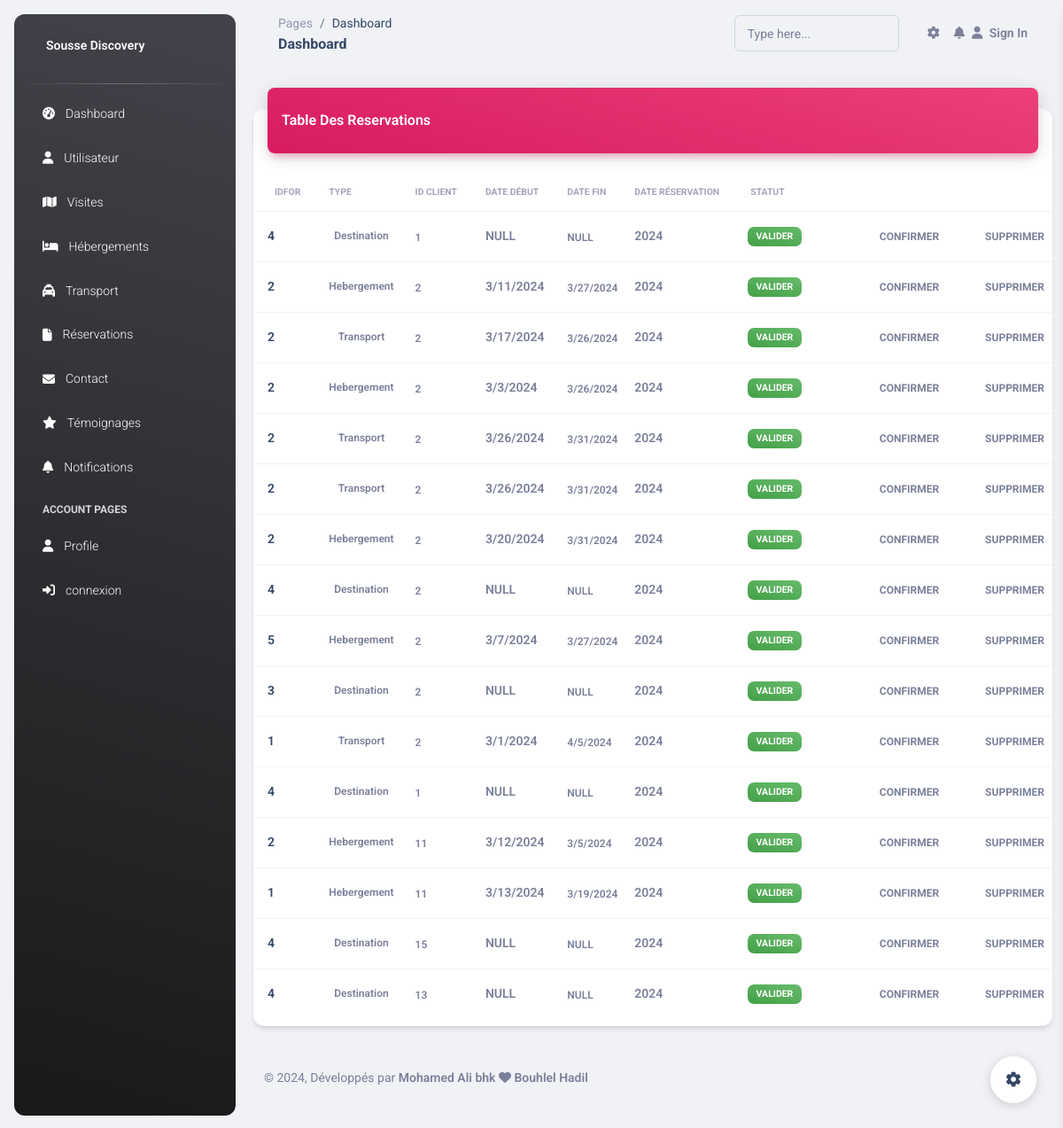
Screenshot of /connexion/reservation.php (signed in) with the database file from the repository.
### tables this page shows
CREATE TABLE IF NOT EXISTS `reservation` (
  `id` int NOT NULL AUTO_INCREMENT,
  `idfor` int NOT NULL,
  `type` varchar(100) NOT NULL,
  `idClient` int NOT NULL,
  `dateD` varchar(50) NOT NULL,
  `dateF` varchar(50) NOT NULL,
  `dateReservation` varchar(50) NOT NULL,
  `etat` int NOT NULL,
  PRIMARY KEY (`id`)
);

### connexion/database.php (called while the page is built, shortened)
<?php
class database
{
    private $link;
    public function __construct()
    {
        global $link;
        if (is_null($link)) {
            $server = 'localhost';
            $login = 'root';
            $password = '';
            $database = 'sousse_discovery';
            try {
                $this->link = new mysqli($server, $login, $password, $database);
                $this->link->set_charset("utf8");
            } catch (mysqli_sql_exception $e) {
                echo 'Problem de connexion--> ' . $e;
            }
        }
    }
    public function getConnectionDB()
    {
        return $this->link;
    }
}
?>

### connexion/connexion.php (called while the page is built, shortened)
<?php
require_once("database.php");
require_once("reservationfct.php");
$database = new database();
$reservationfct= new reservationfct($database->getConnectionDB());
?>

### connexion/reservationfct.php (called while the page is built, shortened)
<?php
class reservationfct
{
    private $db;
    public function __construct($db)
    {
        $this->db = $db;
    }
    public function read()
    {
        $table = array();
        $query = mysqli_query($this->db, "SELECT * FROM `reservation`");
        while ($result = mysqli_fetch_array($query)) {
            $table[] = $result;
        }
        return $table;
    }
}
?>

### connexion/reservation.php (the view, shortened to what this page needs)
<?php require_once('head.php'); ?>
<body class="g-sidenav-show  bg-gray-200">
<?php require_once('navbarr.php'); ?>
    <div class="container-fluid py-4">
      <div class="row">
        <div class="col-12">
          <div class="card my-4">
            <div class="card-header p-0 position-relative mt-n4 mx-3 z-index-2">
              <div class="bg-gradient-primary shadow-primary border-radius-lg pt-4 pb-3">
                <h6 class="text-white text-capitalize ps-3">Table Des reservations </h6>
              </div>
            </div>
            <div class="card-body px-0 pb-2">
              <div class="table-responsive p-0">
                <table class="table align-items-center justify-content-center mb-0">
                  <thead>
                    <tr>
                      <th class="text-uppercase text-secondary text-xxs font-weight-bolder opacity-7">idfor</th>
                      <th class="text-uppercase text-secondary text-xxs font-weight-bolder opacity-7 ps-2">Type</th>
                      <th class="text-uppercase text-secondary text-xxs font-weight-bolder opacity-7 ps-2">id client</th>
                      <th class="text-uppercase text-secondary text-xxs font-weight-bolder text-center opacity-7 ps-2">Date Début</th>
                      <th class="text-uppercase text-secondary text-xxs font-weight-bolder opacity-7 ps-2">Date Fin</th>
                      <th class="text-uppercase text-secondary text-xxs font-weight-bolder text-center opacity-7 ps-2">Date Réservation</th>
                      <th class="text-uppercase text-secondary text-xxs font-weight-bolder text-center opacity-7 ps-2">statut</th>
                      <th></th>
                    </tr>
                  </thead>
                  <tbody>
                  <?php
                        $all = $reservationfct->read();
                        foreach ($all as $i => $item):
                  ?>
                    <tr>
                      <td>
                        <div class="d-flex px-2">
                          <div class="my-auto">
                            <h6 class="mb-0 text-sm"><?= $item["idfor"]; ?></h6>
                          </div>
                        </div>
                      </td>
                      <td class="align-middle text-center">
                        <div class="d-flex align-items-center justify-content-center">
                          <span class="me-2 text-xs font-weight-bold"><?= $item["type"]; ?></span>
                        </div>
                      </td>
                      <td>
                        <span class="text-xs font-weight-bold"><?= $item["idClient"]; ?></span>
                      </td>
                      <td>
                        <p class="text-sm font-weight-bold mb-0"><?= $item["dateD"]; ?></p>
                      </td>
                      <td>
                        <span class="text-xs font-weight-bold"><?= $item["dateF"]; ?></span>
                      </td>
                      <td>
                        <p class="text-sm font-weight-bold mb-0"><?= $item["dateReservation"]; ?></p>
                      </td>
                      <td class="align-middle text-center text-sm">
                        <?php if ($item["etat"] == 0) : ?>
                          <span class="badge badge-sm bg-gradient-danger">invalider</span>
                        <?php else : ?>
                          <span class="badge badge-sm bg-gradient-success">valider</span>
                        <?php endif; ?>
                      </td>
                      <td class="align-middle">
                      <button class="btn btn-link text-secondary mb-0">
                      <button type="button" class="btn btn-link text-secondary mb-0"
                                            data-bs-toggle="modal" data-bs-target="#update<?= $item["id"]; ?>">
                          confirmer
                        </button>
                        <button type="button" class="btn btn-link text-secondary mb-0" data-bs-toggle="modal" data-bs-target="#delete<?= $item["id"]; ?>">
                          supprimer
                        </button>
                      </td>
                    </tr>
                    <?php endforeach; ?>
                  </tbody>
                </table>
              </div>
            </div>
          </div>
        </div>
      </div>
      <?php require_once('footerd.php'); ?>
    </div>
  </main>
  <?php require_once('sidebar.php');
  require_once('script.php'); ?>
</body>
</html>

### rows the page displays
reservation: idfor "4", type "Destination", idClient "1", dateD "NULL", dateF "NULL", dateReservation "2024", etat "VALIDER"
reservation: idfor "2", type "Hebergement", idClient "2", dateD "3/11/2024", dateF "3/27/2024", dateReservation "2024", etat "VALIDER"
reservation: idfor "2", type "Transport", idClient "2", dateD "3/17/2024", dateF "3/26/2024", dateReservation "2024", etat "VALIDER"
reservation: idfor "2", type "Hebergement", idClient "2", dateD "3/3/2024", dateF "3/26/2024", dateReservation "2024", etat "VALIDER"
reservation: idfor "2", type "Transport", idClient "2", dateD "3/26/2024", dateF "3/31/2024", dateReservation "2024", etat "VALIDER"
reservation: idfor "2", type "Transport", idClient "2", dateD "3/26/2024", dateF "3/31/2024", dateReservation "2024", etat "VALIDER"
reservation: idfor "2", type "Hebergement", idClient "2", dateD "3/20/2024", dateF "3/31/2024", dateReservation "2024", etat "VALIDER"
reservation: idfor "4", type "Destination", idClient "2", dateD "NULL", dateF "NULL", dateReservation "2024", etat "VALIDER"
reservation: idfor "5", type "Hebergement", idClient "2", dateD "3/7/2024", dateF "3/27/2024", dateReservation "2024", etat "VALIDER"
reservation: idfor "3", type "Destination", idClient "2", dateD "NULL", dateF "NULL", dateReservation "2024", etat "VALIDER"
reservation: idfor "1", type "Transport", idClient "2", dateD "3/1/2024", dateF "4/5/2024", dateReservation "2024", etat "VALIDER"
reservation: idfor "4", type "Destination", idClient "1", dateD "NULL", dateF "NULL", dateReservation "2024", etat "VALIDER"
reservation: idfor "2", type "Hebergement", idClient "11", dateD "3/12/2024", dateF "3/5/2024", dateReservation "2024", etat "VALIDER"
reservation: idfor "1", type "Hebergement", idClient "11", dateD "3/13/2024", dateF "3/19/2024", dateReservation "2024", etat "VALIDER"
reservation: idfor "4", type "Destination", idClient "15", dateD "NULL", dateF "NULL", dateReservation "2024", etat "VALIDER"
reservation: idfor "4", type "Destination", idClient "13", dateD "NULL", dateF "NULL", dateReservation "2024", etat "VALIDER"
